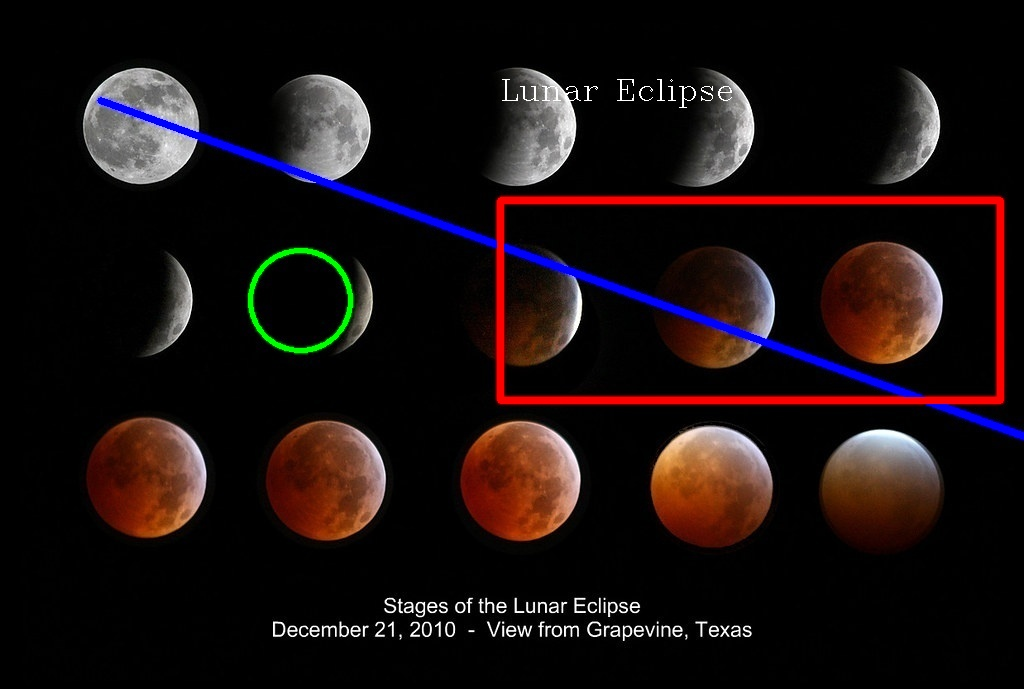
#> input picture Lecture 12/image/lunar_eclipse.jpg, 1024 x 689 px, found by its file name
$ python detect_circles.py
#> lines starting #> are read from the running program, lines starting #| are printed output that depends on the picture; after the words box and inside, x2 and y2 are one past the last pixel; in counts of white or black regions, pixels touching at a corner belong together
import cv2

src = cv2.imread("/Users/eedo_y/OpenSource/Lecture 12/image/lunar_eclipse.jpg")
#> src is the input picture: shape (689, 1024, 3); mean B, G, R 16.4, 16.4, 26.3
dst = src.copy()
gray = cv2.cvtColor(src,cv2.COLOR_BGR2GRAY)
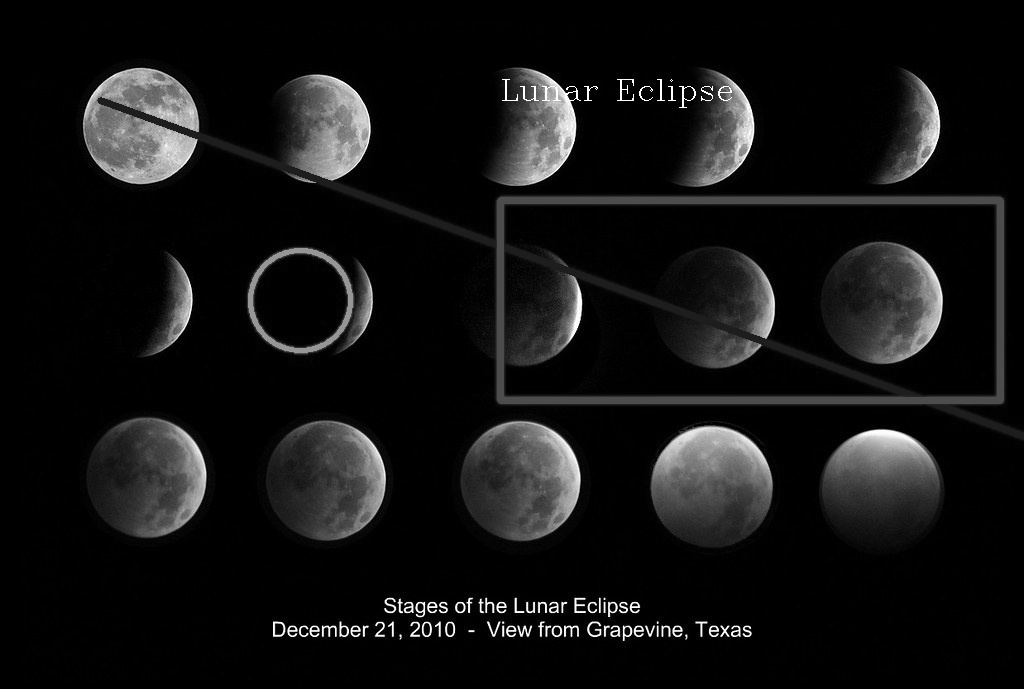
#> gray: shape (689, 1024); min 0, max 255, mean 19.3

circles = cv2.HoughCircles(gray,cv2.HOUGH_GRADIENT, 1, 100,
                            param1=350, param2=40, minRadius=20, maxRadius=100)
#> circles = [[711.5, 486.5, 60.5], [300.5, 299.5, 52.5], [519.5, 480.5, 59.6], [881.5, 301.5, 60.8], [326.5, 480.5, 59], [141.5, 126.5, 57.5], [880.5, 123.5, 59.2], [146.5, 475.5, 58.4], [693.5, 127.5, 60.1], [318.5, 128.5, 51.8], [517.5, 125.5, 58.8], [717.5, 304.5, 57]]

for circle in circles[0]:
    x,y,r = int(circle[0]), int(circle[1]),int(circle[2])
    cv2.circle(dst,(x,y),r ,(255,255,255),5)
#> this loop made 12 passes
#> (circle, x, y, r) on passes 1 to 12: ([711.5, 486.5, 60.5], 711, 486, 60), ([300.5, 299.5, 52.5], 300, 299, 52), ([519.5, 480.5, 59.6], 519, 480, 59), ([881.5, 301.5, 60.8], 881, 301, 60), ([326.5, 480.5, 59], 326, 480, 59), ([141.5, 126.5, 57.5], 141, 126, 57), ([880.5, 123.5, 59.2], 880, 123, 59), ([146.5, 475.5, 58.4], 146, 475, 58), ([693.5, 127.5, 60.1], 693, 127, 60), ([318.5, 128.5, 51.8], 318, 128, 51), ([517.5, 125.5, 58.8], 517, 125, 58), ([717.5, 304.5, 57], 717, 304, 57)
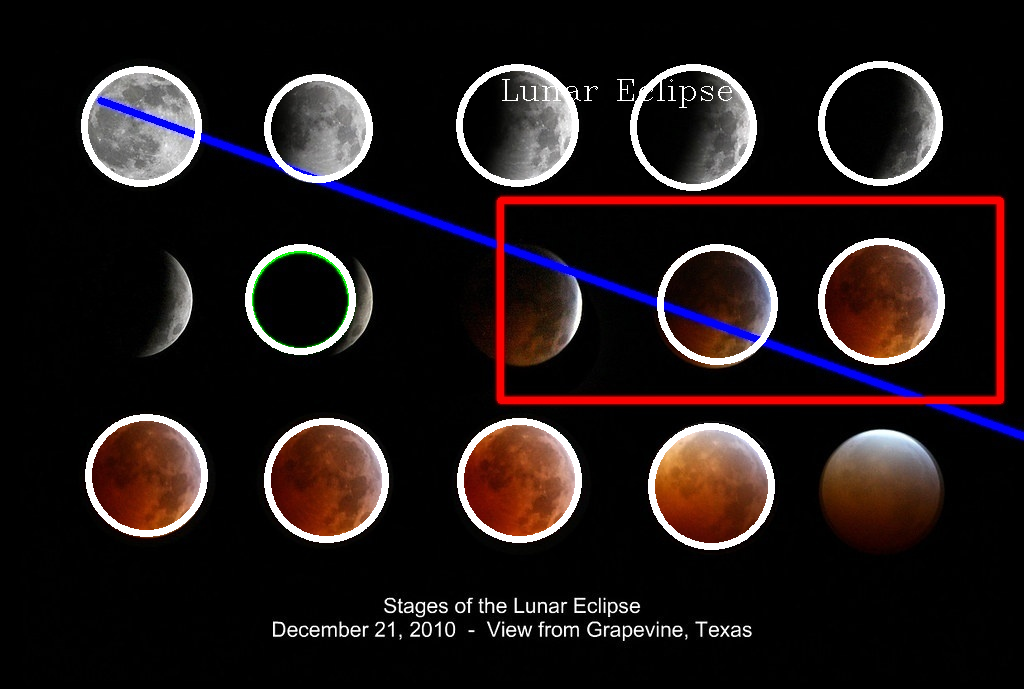
#> dst: shape (689, 1024, 3); 4.26% of pixels changed, all inside (x1, y1, x2, y2) = (81, 61, 945, 550)

cv2.imshow("Detected Circles", dst)
cv2.waitKey()
cv2.destroyAllWindows()
